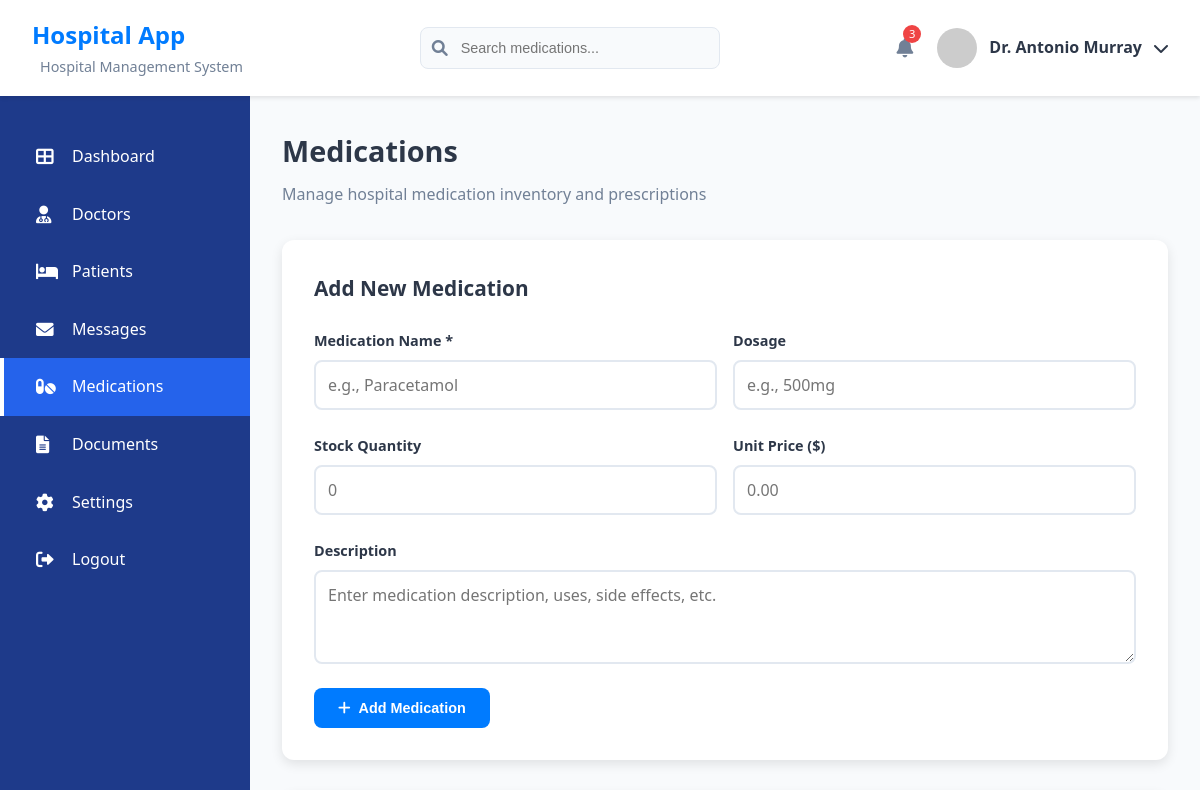
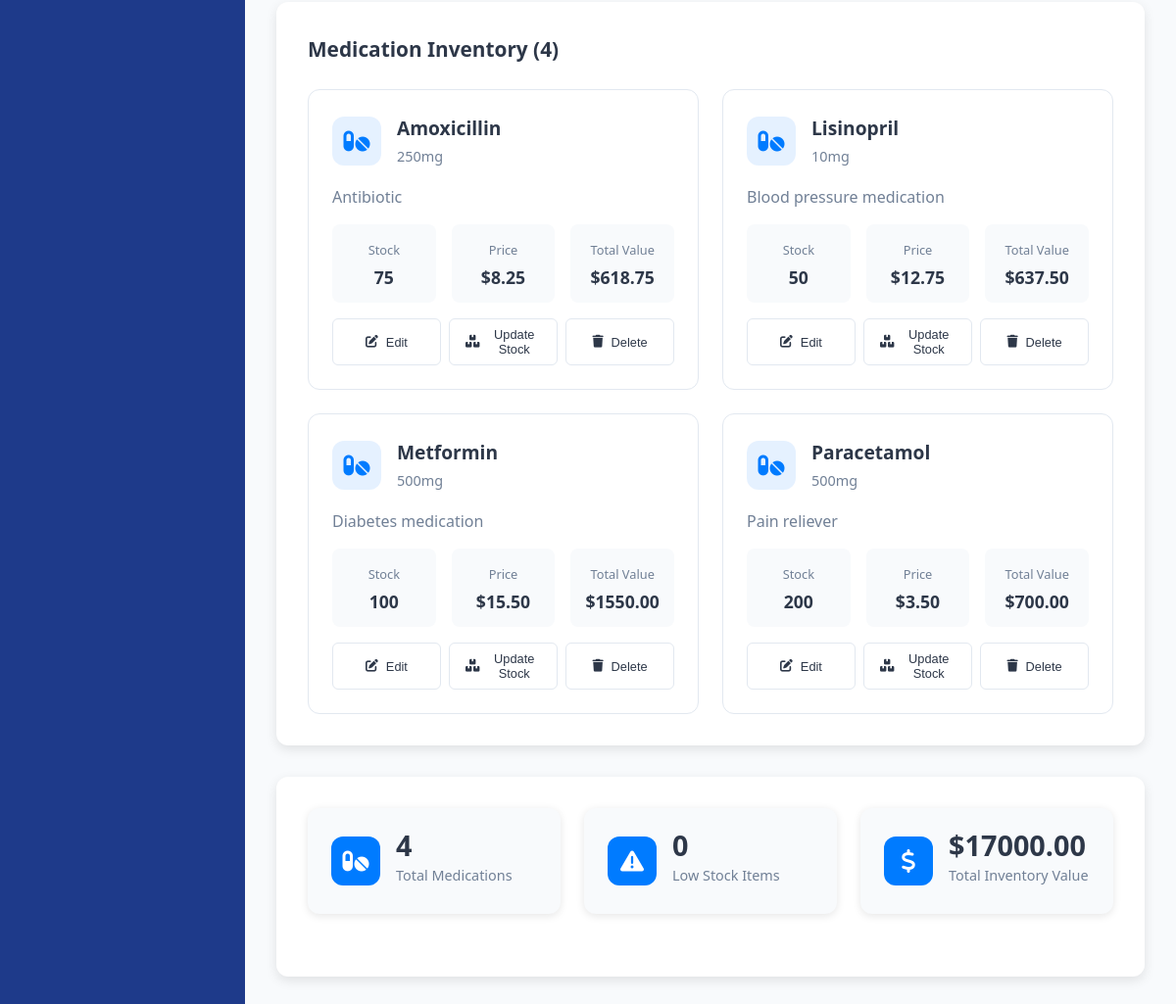
Page /medications (signed in) on the committed database (2 pictures, top to bottom).
### models.py (models this page shows, shortened)
class Doctor(db.Model, UserMixin):
    id = db.Column(db.Integer, primary_key=True)
    email = db.Column(db.String(120), unique=True, nullable=False)
    password = db.Column(db.String(60), nullable=False)
    name = db.Column(db.String(100), nullable=False)
    specialization = db.Column(db.String(50))
    phone = db.Column(db.String(20))
    hospital = db.Column(db.String(100))
    experience_years = db.Column(db.Integer, default=0)
    total_patients = db.Column(db.Integer, default=0)
    total_reviews = db.Column(db.Integer, default=0)
    profile_picture = db.Column(db.String(200))
    bio = db.Column(db.Text)
    appointments = db.relationship('Appointment', backref='doctor', lazy=True)
    availability = db.relationship('DoctorAvailability', backref='doctor', lazy=True, cascade="all, delete-orphan")

class Medication(db.Model):
    id = db.Column(db.Integer, primary_key=True)
    name = db.Column(db.String(100), nullable=False)
    dosage = db.Column(db.String(50))
    description = db.Column(db.Text)
    stock_quantity = db.Column(db.Integer, default=0)
    unit_price = db.Column(db.Float)
    expiry_date = db.Column(db.Date)
    created_at = db.Column(db.DateTime, default=datetime.utcnow)

### app.py (the view)
@app.route('/medications')
@login_required
def medications():
    all_medications = Medication.query.order_by(Medication.name).all()
    return render_template('medications.html', medications=all_medications)

### app.py (called while the page is built)
@login_manager.user_loader
def load_user(user_id):
    return Doctor.query.get(int(user_id))

### templates/medications.html (shortened to what this page needs)
{% extends 'base.html' %}
{% block content %}
<div class="dashboard-container">
    <div class="dashboard-header">
        <div class="header-left">
            <h1>Hospital App</h1>
            <span class="header-subtitle">Hospital Management System</span>
        </div>
        <div class="header-center">
            <div class="search-container">
                <input type="text" placeholder="Search medications..." class="search-input">
                <i class="fas fa-search search-icon"></i>
            </div>
        </div>
        <div class="header-right">
            <div class="notification-icon">
                <i class="fas fa-bell"></i>
                <span class="notification-badge">3</span>
            </div>
            <div class="user-profile">
                {% if current_user.is_authenticated %}
                    <img src="https://via.placeholder.com/40x40/007bff/ffffff?text={{ current_user.name[0] }}" alt="Profile" class="profile-picture">
                    <span class="user-name">{{ current_user.name }}</span>
                    <i class="fas fa-chevron-down"></i>
                {% else %}
                    <a href="{{ url_for('login') }}" class="login-link">Login</a>
                {% endif %}
            </div>
        </div>
    </div>
    <div class="dashboard-content">
        <div class="sidebar">
            <nav class="sidebar-nav">
                <a href="{{ url_for('dashboard') }}" class="nav-item">
                    <i class="fas fa-th-large"></i>
                    <span>Dashboard</span>
                </a>
                <a href="{{ url_for('doctors') }}" class="nav-item">
                    <i class="fas fa-user-md"></i>
                    <span>Doctors</span>
                </a>
                <a href="{{ url_for('patients') }}" class="nav-item">
                    <i class="fas fa-bed"></i>
                    <span>Patients</span>
                </a>
                <a href="{{ url_for('messages') }}" class="nav-item">
                    <i class="fas fa-envelope"></i>
                    <span>Messages</span>
                </a>
                <a href="{{ url_for('medications') }}" class="nav-item active">
                    <i class="fas fa-pills"></i>
                    <span>Medications</span>
                </a>
                <a href="{{ url_for('documents') }}" class="nav-item">
                    <i class="fas fa-file-alt"></i>
                    <span>Documents</span>
                </a>
                <a href="{{ url_for('settings') }}" class="nav-item">
                    <i class="fas fa-cog"></i>
                    <span>Settings</span>
                </a>
                <a href="{{ url_for('logout') }}" class="nav-item">
                    <i class="fas fa-sign-out-alt"></i>
                    <span>Logout</span>
                </a>
            </nav>
        </div>
        <div class="main-content">
            <div class="page-header">
                <h2>Medications</h2>
                <p>Manage hospital medication inventory and prescriptions</p>
            </div>
            <div class="add-medication-section">
                <div class="section-header">
                    <h3>Add New Medication</h3>
                </div>
                <form action="{{ url_for('add_medication') }}" method="POST" class="medication-form">
                    <div class="form-row">
                        <div class="form-group">
                            <label for="name">Medication Name *</label>
                            <input type="text" id="name" name="name" required placeholder="e.g., Paracetamol">
                        </div>
                        <div class="form-group">
                            <label for="dosage">Dosage</label>
                            <input type="text" id="dosage" name="dosage" placeholder="e.g., 500mg">
                        </div>
                    </div>
                    <div class="form-row">
                        <div class="form-group">
                            <label for="stock_quantity">Stock Quantity</label>
                            <input type="number" id="stock_quantity" name="stock_quantity" min="0" placeholder="0">
                        </div>
                        <div class="form-group">
                            <label for="unit_price">Unit Price ($)</label>
                            <input type="number" id="unit_price" name="unit_price" min="0" step="0.01" placeholder="0.00">
                        </div>
                    </div>
                    <div class="form-group">
                        <label for="description">Description</label>
                        <textarea id="description" name="description" rows="3" placeholder="Enter medication description, uses, side effects, etc."></textarea>
                    </div>
                    <button type="submit" class="btn btn-primary">
                        <i class="fas fa-plus"></i> Add Medication
                    </button>
                </form>
            </div>
            <div class="medications-section">
                <div class="section-header">
                    <h3>Medication Inventory ({{ medications|length }})</h3>
                </div>
                <div class="medications-grid">
                    {% for medication in medications %}
                    <div class="medication-card">
                        <div class="medication-header">
                            <div class="medication-icon">
                                <i class="fas fa-pills"></i>
                            </div>
                            <div class="medication-title">
                                <h4>{{ medication.name }}</h4>
                                {% if medication.dosage %}
                                <span class="dosage">{{ medication.dosage }}</span>
                                {% endif %}
                            </div>
                        </div>
                        {% if medication.description %}
                        <div class="medication-description">
                            <p>{{ medication.description }}</p>
                        </div>
                        {% endif %}
                        <div class="medication-stats">
                            <div class="stat">
                                <span class="stat-label">Stock</span>
                                <span class="stat-value {% if medication.stock_quantity <= 10 %}low-stock{% endif %}">
                                    {{ medication.stock_quantity or 0 }}
                                </span>
                            </div>
                            <div class="stat">
                                <span class="stat-label">Price</span>
                                <span class="stat-value">${{ "%.2f"|format(medication.unit_price or 0) }}</span>
                            </div>
                            <div class="stat">
                                <span class="stat-label">Total Value</span>
                                <span class="stat-value">${{ "%.2f"|format((medication.stock_quantity or 0) * (medication.unit_price or 0)) }}</span>
                            </div>
                        </div>
                        <div class="medication-actions">
                            <button class="btn-action btn-edit" onclick="openEditModal({{ medication.id }}, '{{ medication.name }}', '{{ medication.dosage }}', '{{ medication.description }}', {{ medication.stock_quantity or 0 }}, {{ medication.unit_price or 0 }})">
                                <i class="fas fa-edit"></i> Edit
                            </button>
                            <button class="btn-action btn-stock" onclick="openStockModal({{ medication.id }}, '{{ medication.name }}', {{ medication.stock_quantity or 0 }})">
                                <i class="fas fa-boxes"></i> Update Stock
                            </button>
                            <button class="btn-action btn-delete" onclick="confirmDelete({{ medication.id }}, '{{ medication.name }}')">
                                <i class="fas fa-trash"></i> Delete
                            </button>
                        </div>
                    </div>
                    {% else %}
                    <div class="no-medications">
                        <i class="fas fa-pills"></i>
                        <h4>No Medications Found</h4>
                        <p>Start by adding your first medication to the inventory.</p>
                    </div>
                    {% endfor %}
                </div>
            </div>
            <div class="stats-section">
                <div class="stats-grid">
                    <div class="stat-card">
                        <div class="stat-icon">
                            <i class="fas fa-pills"></i>
                        </div>
                        <div class="stat-content">
                            <div class="stat-number">{{ medications|length }}</div>
                            <div class="stat-label">Total Medications</div>
                        </div>
                    </div>
                    <div class="stat-card">
                        <div class="stat-icon">
                            <i class="fas fa-exclamation-triangle"></i>
                        </div>
                        <div class="stat-content">
                            <div class="stat-number">{{ medications|selectattr('stock_quantity', 'le', 10)|list|length }}</div>
                            <div class="stat-label">Low Stock Items</div>
                        </div>
                    </div>
                    <div class="stat-card">
                        <div class="stat-icon">
                            <i class="fas fa-dollar-sign"></i>
                        </div>
                        <div class="stat-content">
                            <div class="stat-number">${{ "%.2f"|format(medications|sum(attribute='stock_quantity') * medications|sum(attribute='unit_price')) }}</div>
                            <div class="stat-label">Total Inventory Value</div>
                        </div>
                    </div>
                </div>
            </div>
        </div>
    </div>
</div>
{% endblock %}

### static/css/dashboard.css (style rules this page uses)
:root { --primary-blue: #007bff; --dark-blue: #0056b3; --light-blue: #e3f2fd; --sidebar-bg: #1e3a8a; --sidebar-hover: #2563eb; --text-dark: #2d3748; --text-light: #718096; --bg-light: #f8fafc; --white: #ffffff; --success: #10b981; --danger: #ef4444; --warning: #f59e0b; --border-color: #e2e8f0; }
* { margin: 0; padding: 0; box-sizing: border-box; }
body { font-family: 'Segoe UI', Tahoma, Geneva, Verdana, sans-serif; background-color: var(--bg-light); color: var(--text-dark); line-height: 1.6; }
.dashboard-container { min-height: 100vh; display: flex; flex-direction: column; }
.dashboard-header { background: var(--white); padding: 1rem 2rem; display: flex; justify-content: space-between; align-items: center; box-shadow: 0 2px 4px rgba(0,0,0,0.1); z-index: 1000; }
.header-left h1 { color: var(--primary-blue); font-size: 1.5rem; font-weight: 700; }
.header-subtitle { color: var(--text-light); font-size: 0.9rem; margin-left: 0.5rem; }
.search-container { position: relative; width: 300px; }
.search-input { width: 100%; padding: 0.75rem 1rem 0.75rem 2.5rem; border: 1px solid var(--border-color); border-radius: 8px; font-size: 0.9rem; background: var(--bg-light); }
.search-icon { position: absolute; left: 0.75rem; top: 50%; transform: translateY(-50%); color: var(--text-light); }
.header-right { display: flex; align-items: center; gap: 1.5rem; }
.notification-icon { position: relative; cursor: pointer; color: var(--text-light); font-size: 1.2rem; }
.notification-badge { position: absolute; top: -8px; right: -8px; background: var(--danger); color: var(--white); border-radius: 50%; width: 18px; height: 18px; font-size: 0.7rem; display: flex; align-items: center; justify-content: center; }
.user-profile { display: flex; align-items: center; gap: 0.75rem; cursor: pointer; }
.profile-picture { width: 40px; height: 40px; border-radius: 50%; object-fit: cover; }
.user-name { font-weight: 600; color: var(--text-dark); }
.dashboard-content { display: flex; flex: 1; }
.sidebar { width: 250px; background: var(--sidebar-bg); padding: 2rem 0; min-height: calc(100vh - 80px); }
.sidebar-nav { display: flex; flex-direction: column; }
.nav-item { display: flex; align-items: center; gap: 1rem; padding: 1rem 2rem; color: var(--white); text-decoration: none; transition: all 0.3s ease; border-left: 4px solid transparent; }
.nav-item.active { background: var(--sidebar-hover); border-left-color: var(--white); }
.nav-item i { width: 20px; font-size: 1.1rem; }
.main-content { flex: 1; padding: 2rem; overflow-y: auto; }
.stats-grid { display: grid; grid-template-columns: repeat(auto-fit, minmax(250px, 1fr)); gap: 1.5rem; margin-bottom: 2rem; }
.stat-card { background: var(--white); padding: 1.5rem; border-radius: 12px; box-shadow: 0 2px 8px rgba(0,0,0,0.1); display: flex; align-items: center; gap: 1rem; transition: transform 0.3s ease; }
.stat-icon { width: 60px; height: 60px; border-radius: 12px; display: flex; align-items: center; justify-content: center; font-size: 1.5rem; color: var(--white); }
.stat-content { flex: 1; }
.stat-number { font-size: 2rem; font-weight: 700; color: var(--text-dark); line-height: 1; }
.stat-label { color: var(--text-light); font-size: 0.9rem; margin-top: 0.25rem; }
.btn-primary { background: var(--primary-blue); color: var(--white); border: none; padding: 0.75rem 1.5rem; border-radius: 6px; font-weight: 600; cursor: pointer; transition: background 0.3s ease; }

### rows in the picture
Doctor: name "Dr. Antonio Murray"
Medication: name "Amoxicillin", dosage "250mg", description "Antibiotic", stock_quantity "75", unit_price "8.25", stock_quantity+unit_price "618.75"
Medication: name "Lisinopril", dosage "10mg", description "Blood pressure medication", stock_quantity "50", unit_price "12.75", stock_quantity+unit_price "637.50"
Medication: name "Metformin", dosage "500mg", description "Diabetes medication", stock_quantity "100", unit_price "15.50", stock_quantity+unit_price "1550.00"
Medication: name "Paracetamol", dosage "500mg", description "Pain reliever", stock_quantity "200", unit_price "3.50", stock_quantity+unit_price "700.00"

### other values in the picture
{{ medications|length }} "4"
{{ medications|selectattr('stock_quantity', 'le', 10)|list|length }} "0"
